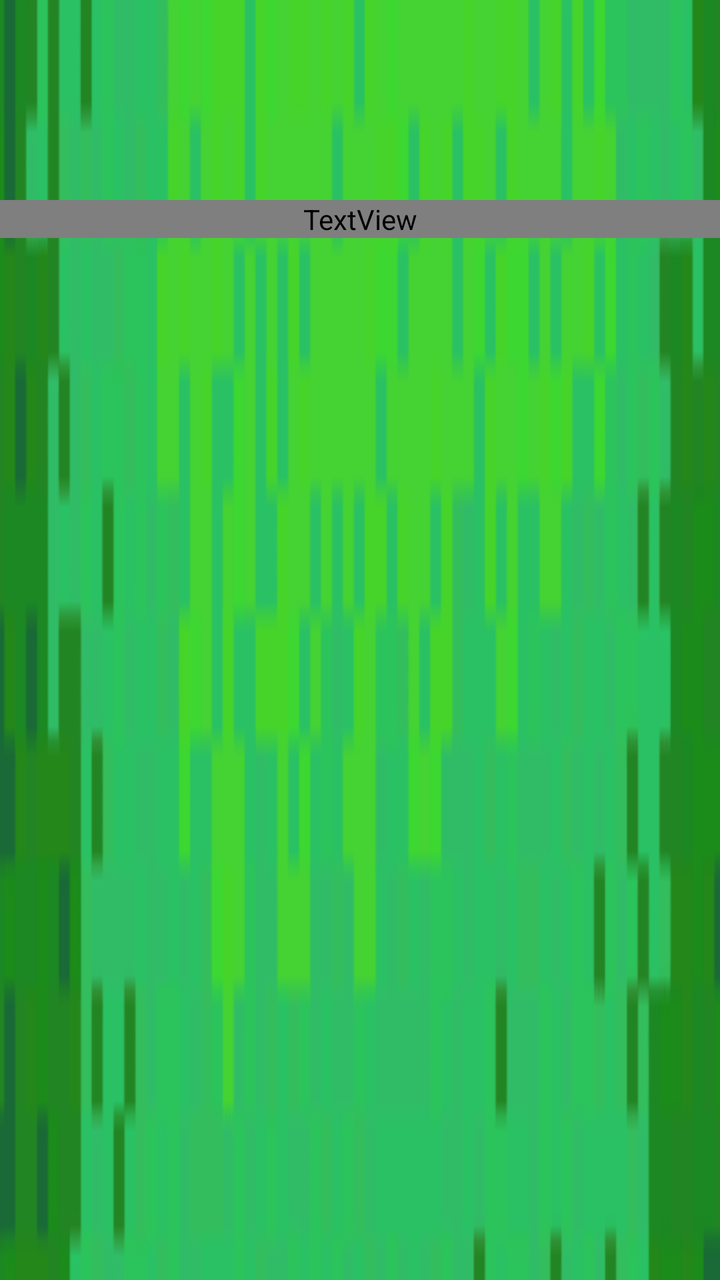
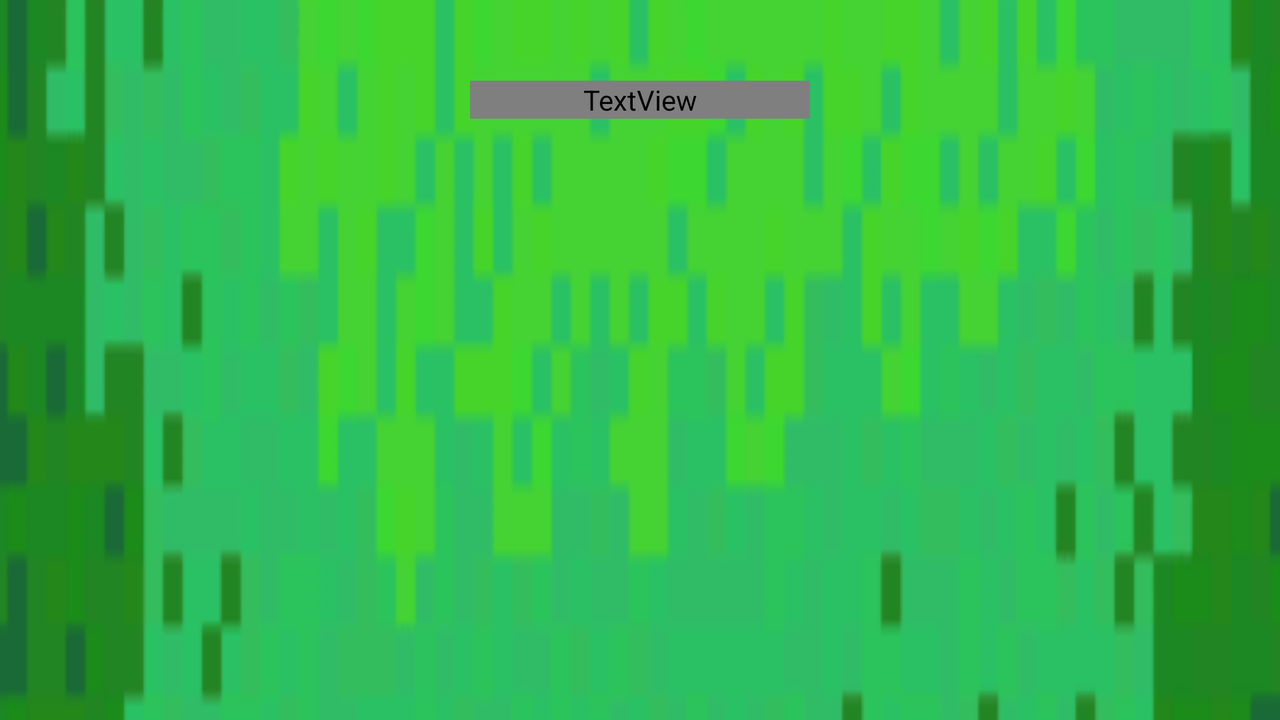

The same Android screen from two of the app's own layout files: first res/layout/ as a phone draws it, then the repository's variant for another configuration, drawn on a device whose configuration selects that folder. Both files follow.
<!-- AndroidManifest.xml: application theme Theme.Whacamole -->
<!-- res/layout/activity_toplist.xml -->
<?xml version="1.0" encoding="utf-8"?>
<LinearLayout xmlns:android="http://schemas.android.com/apk/res/android"
    xmlns:app="http://schemas.android.com/apk/res-auto"
    xmlns:tools="http://schemas.android.com/tools"
    android:layout_width="match_parent"
    android:layout_height="match_parent"
    android:background="@drawable/green"
    tools:context=".ToplistActivity"
    android:orientation="vertical">

    <ImageView
        android:id="@+id/toplistDesignImage"
        android:layout_width="match_parent"
        android:layout_height="100dp"
        app:layout_constraintBottom_toTopOf="@+id/recyclerview"
        app:layout_constraintTop_toTopOf="parent" />

    <TextView
        android:layout_width="match_parent"
        android:layout_height="wrap_content"
        android:text="@string/Toplist"
        android:layout_gravity="center"
        android:gravity="center"
        android:textStyle="bold"
        android:fontFamily="@font/toplist_font"
        android:textColor="@color/red"
        android:textSize="50dp"
        app:layout_constraintBottom_toTopOf="@+id/recyclerview"
        app:layout_constraintTop_toBottomOf="@+id/toplistDesignImage" />

    <androidx.recyclerview.widget.RecyclerView
        android:id="@+id/recyclerview"
        android:layout_width="match_parent"
        android:layout_height="567dp"
        android:background="@color/brown"
        android:scrollbars="vertical"
        app:layout_constraintBottom_toBottomOf="parent"
        app:layout_constraintTop_toTopOf="@id/toplistDesignImage"
        tools:layout_editor_absoluteX="0dp" />

</LinearLayout>
<!-- resources referenced by this layout -->
<resources>
  <!-- drawable green: png bitmap (drawable, 10964 bytes) -->
  <string name="Toplist">Toplist</string>
  <style name="Theme.Whacamole" parent="Theme.MaterialComponents.DayNight.NoActionBar">
          
          <item name="colorPrimary">@color/purple_500</item>
          <item name="colorPrimaryVariant">@color/purple_700</item>
          <item name="colorOnPrimary">@color/white</item>
          
          <item name="colorSecondary">@color/teal_200</item>
          <item name="colorSecondaryVariant">@color/teal_700</item>
          <item name="colorOnSecondary">@color/black</item>
          
          <item name="android:statusBarColor" tools:targetApi="l">?attr/colorPrimaryVariant</item>
          
      </style>
  <color name="purple_500">#FF6200EE</color>
  <color name="purple_700">#FF3700B3</color>
  <color name="white">#FFFFFFFF</color>
  <color name="teal_200">#FF03DAC5</color>
  <color name="teal_700">#FF018786</color>
  <color name="black">#FF000000</color>
</resources>
<!-- res/layout-land/activity_toplist.xml (the repository's variant of the layout above) -->
<!-- drawn on the phone turned sideways -->
<?xml version="1.0" encoding="utf-8"?>
<androidx.constraintlayout.widget.ConstraintLayout xmlns:android="http://schemas.android.com/apk/res/android"
    xmlns:app="http://schemas.android.com/apk/res-auto"
    xmlns:tools="http://schemas.android.com/tools"
    android:layout_width="match_parent"
    android:layout_height="match_parent"
    android:background="@drawable/green"
    tools:context=".ToplistActivity"
    android:orientation="vertical">

    <LinearLayout
        android:id="@+id/toplistLinearHeaderLandscape"
        android:layout_width="match_parent"
        android:layout_height="wrap_content"
        android:gravity="center"
        android:orientation="horizontal"
        app:layout_constraintTop_toTopOf="parent"
        >

        <ImageView
            android:id="@+id/toplistDesignImage"
            android:layout_width="wrap_content"
            android:layout_height="100dp" />

        <TextView
            android:layout_width="170dp"
            android:layout_height="wrap_content"
            android:layout_gravity="center"
            android:fontFamily="@font/toplist_font"
            android:gravity="center"
            android:text="@string/Toplist"
            android:textColor="@color/red"
            android:textSize="50dp"
            android:textStyle="bold" />

    </LinearLayout>


    <androidx.recyclerview.widget.RecyclerView
        android:id="@+id/recyclerview"
        android:layout_width="match_parent"
        android:layout_height="0dp"
        android:background="@color/brown"
        android:scrollbars="vertical"
        app:layout_constraintBottom_toBottomOf="parent"
        app:layout_constraintTop_toBottomOf="@+id/toplistLinearHeaderLandscape"
        tools:layout_editor_absoluteX="0dp" />

</androidx.constraintlayout.widget.ConstraintLayout>
